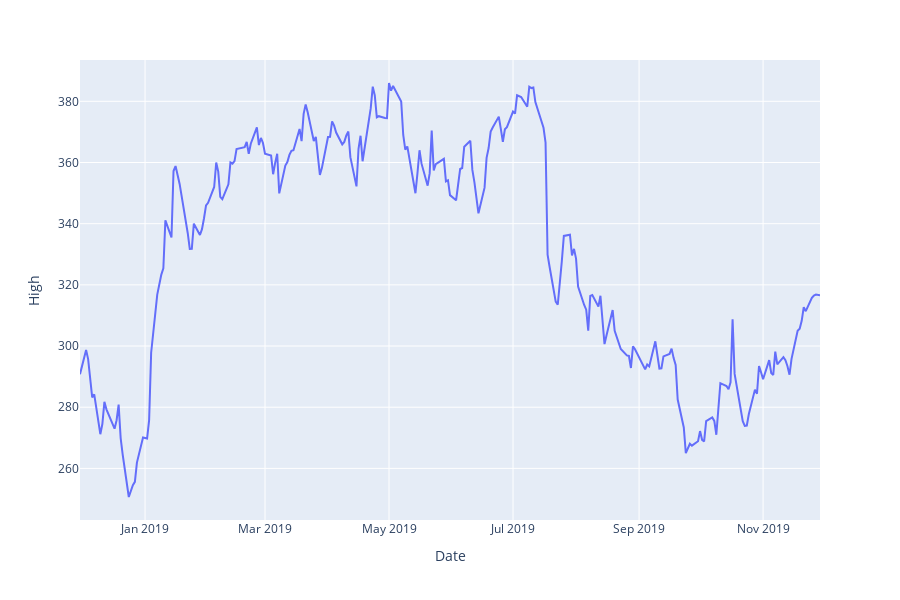

Notebook source saved alongside this figure:
### Code cell
fig = px.line(df, x=df['Date'], y=df['High'])
fig.show()

### Figure 1 — Plotly figure (JSON) as saved in the notebook; plotly's stock layout.template omitted (floating-point values rounded to 4 significant figures; data arrays with more than 128 entries replaced by an {"elided": "..."} marker saying what was removed)
{"data": [{"hoverlabel": {"namelength": 0}, "hovertemplate": "Date=%{x}<br>High=%{y}", "legendgroup": "", "line": {"color": "#636efa", "dash": "solid"}, "mode": "lines", "name": "", "showlegend": false, "type": "scatter", "x": {"elided": "251 str values"}, "xaxis": "x", "y": {"elided": "251 float values"}, "yaxis": "y"}], "layout": {"height": 600, "legend": {"tracegroupgap": 0}, "margin": {"t": 60}, "xaxis": {"anchor": "y", "domain": [0, 1], "title": {"text": "Date"}}, "yaxis": {"anchor": "x", "domain": [0, 1], "title": {"text": "High"}}}}
